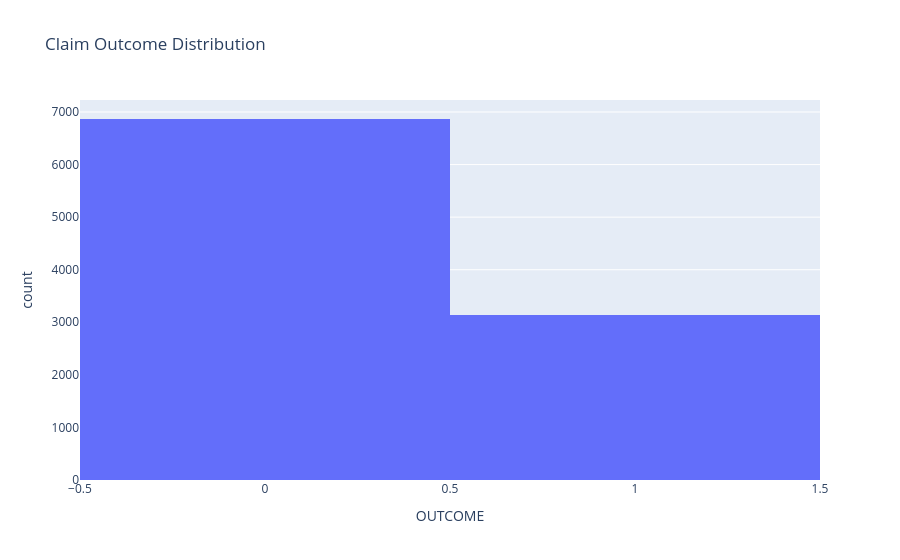

Notebook cell for this chart:
### Code cell
print(claims["OUTCOME"].value_counts())
px.histogram(claims, x="OUTCOME", title="Claim Outcome Distribution")

### Figure 1 — Plotly figure (JSON) as saved in the notebook; plotly's stock layout.template omitted (floating-point values rounded to 4 significant figures; data arrays with more than 128 entries replaced by an {"elided": "..."} marker saying what was removed)
{"data": [{"bingroup": "x", "hovertemplate": "OUTCOME=%{x}<br>count=%{y}<extra></extra>", "legendgroup": "", "marker": {"color": "#636efa", "pattern": {"shape": ""}}, "name": "", "orientation": "v", "showlegend": false, "type": "histogram", "x": {"elided": "10000 float values"}, "xaxis": "x", "yaxis": "y"}], "layout": {"barmode": "relative", "legend": {"tracegroupgap": 0}, "title": {"text": "Claim Outcome Distribution"}, "xaxis": {"anchor": "y", "domain": [0, 1], "title": {"text": "OUTCOME"}}, "yaxis": {"anchor": "x", "domain": [0, 1], "title": {"text": "count"}}}}
